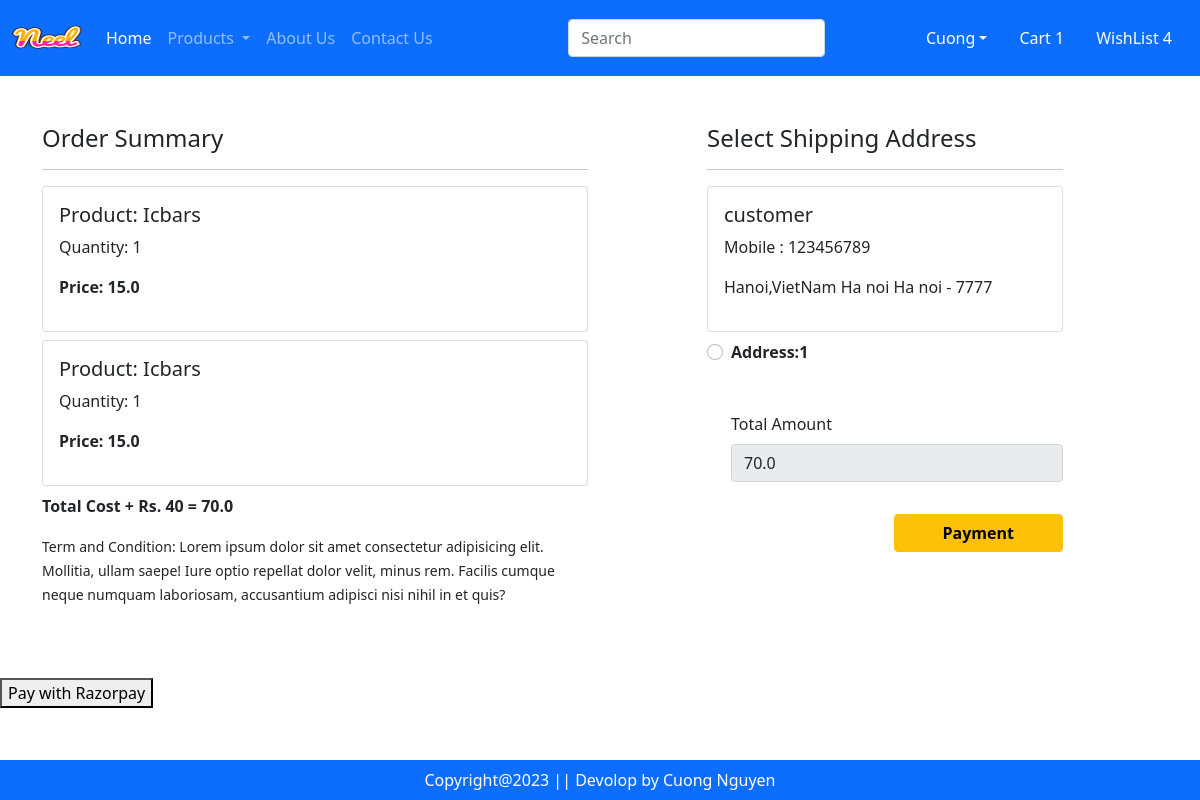
/checkout/ (signed in), run on the app's committed database.
### app/models.py (models this page shows, shortened)
class Cart(models.Model):
    user = models.ForeignKey(User,on_delete=models.CASCADE)
    product = models.ForeignKey(Product, on_delete=models.CASCADE)
    quantity = models.PositiveIntegerField(default=1)

class Product(models.Model):
    title = models.CharField(max_length=100)
    selling_price = models.FloatField()
    discounted_price = models.FloatField()
    description = models.TextField()
    composition = models.TextField(default='')
    prodapp = models.TextField(default='')
    category = models.CharField(choices=CATEGORY_CHOICES, max_length=2)
    product_image = models.ImageField(upload_to='product')

class Customer(models.Model):
    user = models.ForeignKey(User, on_delete=models.CASCADE)
    name = models.CharField(max_length=200)
    locality = models.CharField(max_length=200)
    city = models.CharField(max_length=50)
    mobile = models.IntegerField(default=0)
    zipcode = models.IntegerField()
    state = models.CharField(choices=STATE_CHOICES, max_length=100)

### app/views.py (the view, shortened to what this page needs)
# urls.py: path('checkout/', views.checkout.as_view(), name='checkout'),
class checkout(View):
    def get(self, request):
        user = request.user
        add= Customer.objects.filter(user=user)
        cart_items = Cart.objects.filter(user=user)
        famount = 0
        for p in cart_items:
            value = p.quantity * p.product.discounted_price
            famount = famount + value
        totalamount = famount + 40
        razoramount = int(totalamount * 100)
        client = razorpay.Client(auth=(settings.RAZOR_KEY_ID,settings.RAZOR_KEY_SECRET))
        data = {"amount":razoramount, "currency":"INR", "receipt":"order_rcptid_12" }
        payment_response = client.order.create(data= data)
        print (payment_response)
        order_id = payment_response['id']
        order_status = payment_response['status']
        return render(request, 'app/checkout.html', locals())

### app/templates/app/checkout.html (shortened to what this page needs)
{% extends 'app/base.html' %}
{% load static %}
{% block main-content %}
<div class="container">
    <div class="row mt-5">
        <div class="col-sm-6">
            <h4>Order Summary</h4>
            <hr>
            {% for item in cart_items %}
            <div class="card mb-2">
                <div class="card-body">
                    <h5>Product: {{item.product.title}}</h5>
                    <p>Quantity: {{item.quantity}}</p>
                    <p class="fw-bold">Price: {{item.product.discounted_price}}</p>
                </div>
            </div>
            {% endfor %}
            <p class="fw-bold">Total Cost + Rs. 40 = {{totalamount}}</p>
            <small>Term and Condition: Lorem ipsum dolor sit amet consectetur adipisicing elit. Mollitia, ullam saepe!
                Iure optio repellat dolor velit, minus rem. Facilis cumque neque numquam laboriosam, accusantium
                adipisci nisi nihil in et quis?</small>
        </div>
        <div class="col-sm-4 offset-sm-1">
            <h4>Select Shipping Address</h4>
            <hr>
            <form method="post" id="myform">
                {% for ad in add %}
                <div class="card">
                    <div class="card-body">
                        <h5>{{ad.name}}</h5>
                        <p>Mobile : {{ad.mobile}}</p>
                        <p>{{ad.locality}} {{ad.city}} {{ad.state}} - {{ad.zipcode}}</p>
                    </div>
                </div>
                <div class="form-check mt-2 mb-5">
                    <input class="form-check-input" type="radio" name="custid" id="custadd{{forloop.counter}}"
                        value="{{ad.id}}">
                    <label class="form-check-label fw-bold" for="custadd{{forloop.counter}}">
                        Address:{{forloop.counter}}
                    </label>
                </div>
                {% endfor %}
                <div class="form-check mb-3">
                    <label for="totamount" class="form-label">Total Amount</label>
                    <input type="number" class="form-control" name="totamount" value={{totalamount}} readonly>
                </div>
                <div class="text-end">
                    <button id= "rzp-button1" type = "submit" class = "btn btn-warning mt-3 px-5 fw-bold"> Payment </button>
                </div>
            </form>
        </div>
    </div>
</div>
<br/><br/><br/>
{% endblock main-content %}
{% block payment-gateway %}
<button id="rzp-button1">Pay with Razorpay</button>
{% endblock payment-gateway %}

### data on the page
Cart: product "Icbars", quantity "1", product.discounted_price "15.0"
Cart: product "Icbars", quantity "1", product.discounted_price "15.0"
Customer: name "customer", mobile "123456789", locality "Hanoi,VietNam", city "Ha noi", state "Ha noi", zipcode "7777"

### other printed values
{{ totalamount }} "70.0"
